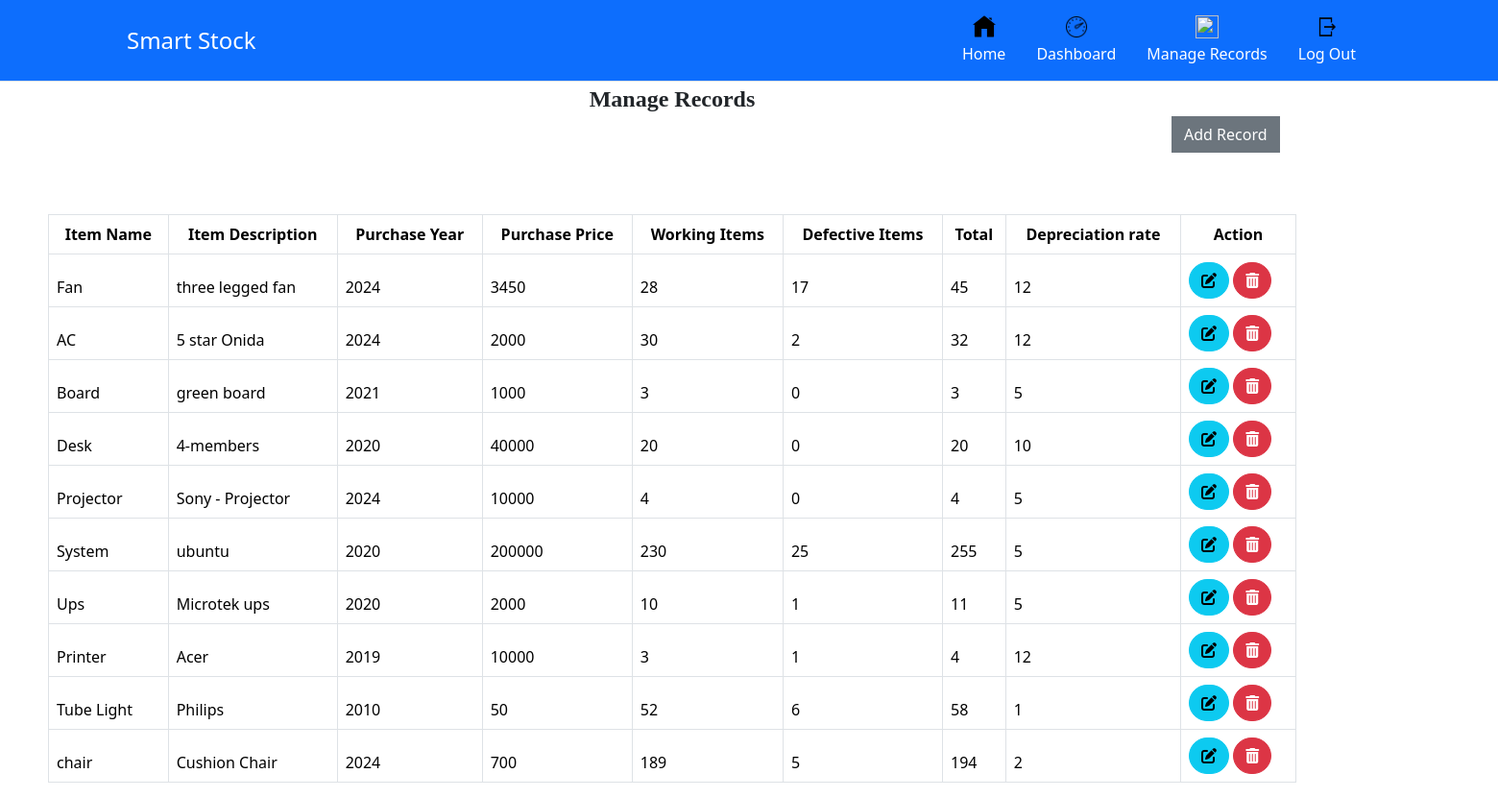
Screenshot of / (signed in) with the database file from the repository.
### tables this page shows
CREATE TABLE `items` (
  `item_id` int(11) NOT NULL,
  `item_name` varchar(20) NOT NULL,
  `item_description` varchar(50) NOT NULL,
  `item_purchase_price` decimal(10,0) NOT NULL,
  `item_purchase_year` year(4) NOT NULL,
  `item_depreciation_rate` decimal(10,0) NOT NULL,
  `image` varchar(50) NOT NULL
);

### manage-records.php (the view, shortened to what this page needs)
<div class="col-sm-9 col-sm-offset-3 col-lg-10 col-lg-offset-2 main">
	<div class="tit">Manage Records</div>
	<div class="row">
		<div class="col-lg-12">
			<div class="panel panel-default">
				<div class="panel-heading">
					<div class="adj">
						<button class="btn btn-secondary justify-content-md-end" style="border-radius:0%"
							data-toggle="modal" data-target="#addRecord">Add Record</button>
					</div>
					<div class="panel-body">
						<table class="table table-striped table-bordered table-responsive" cellspacing="0" width="100%"
							id="rooms">
							<thead>
								<tr>
									<th style="text-align: center">Item Name</th>
									<th style="text-align: center">Item Description</th>
									<th style="text-align: center">Purchase Year</th>
									<th style="text-align: center">Purchase Price</th>
									<th style="text-align: center">Working Items</th>
									<th style="text-align: center">Defective Items</th>
									<th style="text-align: center">Total</th>
									<th style="text-align: center">Depreciation rate</th>
									<th style="text-align: center">Action</th>
								</tr>
								<?php
								$query = "SELECT *, calculateTotalCount(item_id) AS count_total, calculateTotalWorkingCount(item_id) AS count_working, calculateTotalDefectCount(item_id) AS count_defect FROM items;";
								$result = mysqli_query($connection, $query);
								while ($row = mysqli_fetch_assoc($result)) { ?>
									<tr>
										<td><?php echo $row['item_name'] ?></td>
										<td><?php echo $row['item_description'] ?></td>
										<td><?php echo $row['item_purchase_year'] ?></td>
										<td><?php echo $row['item_purchase_price'] ?></td>
										<td><?php echo $row['count_working'] ?></td>
										<td><?php echo $row['count_defect'] ?></td>
										<td><?php echo $row['count_total'] ?></td>
										<td><?php echo $row['item_depreciation_rate'] ?></td>
										<td>
											<button title="Edit Record" style="border-radius:60px;" data-toggle="modal"
												data-target="#editRecord" data-id="<?php echo $row['item_id']; ?>"
												id="editRecordButton" class="btn btn-info"><i
													class="fa-solid fa-pen-to-square"></i>
											</button>
											<button title="Delete Record" style="border-radius:60px;" data-toggle="modal"
												data-target="#deleteRecord" data-id="<?php echo $row['item_id']; ?>"
												id="deleteRecordButton" class="btn btn-danger"><i
													class="fa-solid fa-trash-can"></i>
											</button>
										</td>
									</tr>
								<?php } ?>
						</table>
					</div>
				</div>
			</div>
		</div>
	</div>
</div>

### manage-records.php (style rules this page uses)
.adj { height: 100px; width: 600px; margin: 0px 0px 2px 90%; }
.main { margin: 0px 30px 0px 50px; }
.tit { text-align: center; font-family: serif; font-weight: bolder; font-size: x-large; }

### rows the page displays
items: item_name "Fan", item_description "three legged fan", item_purchase_year "2024", item_purchase_price "3450", count_working "28", count_defect "17", count_total "45", item_depreciation_rate "12"
items: item_name "AC", item_description "5 star Onida", item_purchase_year "2024", item_purchase_price "2000", count_working "30", count_defect "2", count_total "32", item_depreciation_rate "12"
items: item_name "Board", item_description "green board", item_purchase_year "2021", item_purchase_price "1000", count_working "3", count_defect "0", count_total "3", item_depreciation_rate "5"
items: item_name "Desk", item_description "4-members", item_purchase_year "2020", item_purchase_price "40000", count_working "20", count_defect "0", count_total "20", item_depreciation_rate "10"
items: item_name "Projector", item_description "Sony - Projector", item_purchase_year "2024", item_purchase_price "10000", count_working "4", count_defect "0", count_total "4", item_depreciation_rate "5"
items: item_name "System", item_description "ubuntu", item_purchase_year "2020", item_purchase_price "200000", count_working "230", count_defect "25", count_total "255", item_depreciation_rate "5"
items: item_name "Ups", item_description "Microtek ups", item_purchase_year "2020", item_purchase_price "2000", count_working "10", count_defect "1", count_total "11", item_depreciation_rate "5"
items: item_name "Printer", item_description "Acer", item_purchase_year "2019", item_purchase_price "10000", count_working "3", count_defect "1", count_total "4", item_depreciation_rate "12"
items: item_name "Tube Light", item_description "Philips", item_purchase_year "2010", item_purchase_price "50", count_working "52", count_defect "6", count_total "58", item_depreciation_rate "1"
items: item_name "chair", item_description "Cushion Chair", item_purchase_year "2024", item_purchase_price "700", count_working "189", count_defect "5", count_total "194", item_depreciation_rate "2"
